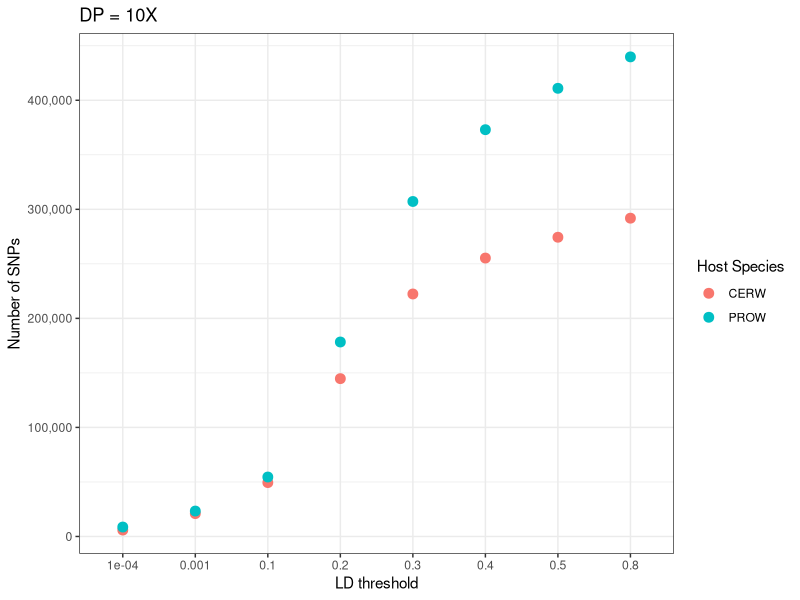
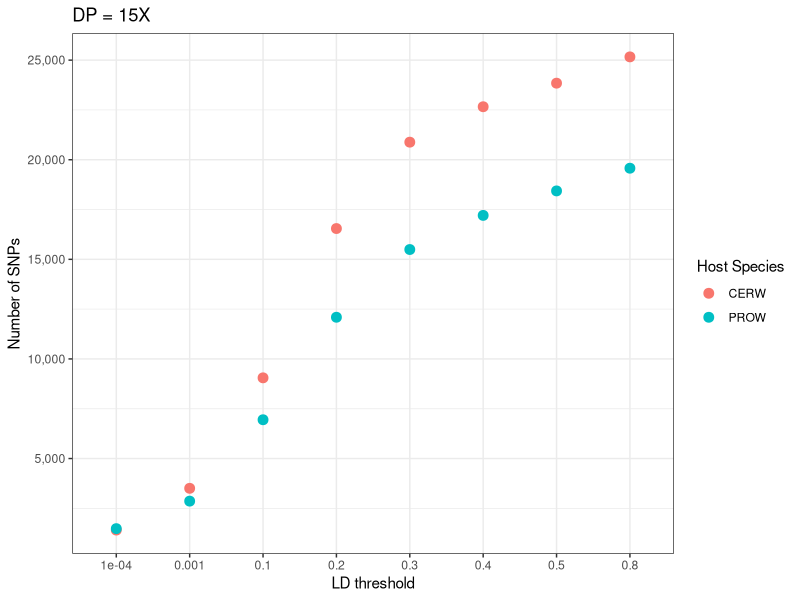

The R script that drew these images, in order:
#### Number of SNPs versus LD threshold ####

setwd("~/Desktop/Mites/Genomics/Projects/20210816_projects/20210816_snp/03_SNP_20220513")

#### LOAD LIBRARIES ####

library(ggplot2)
library(scales)

data <- read.csv("NumSNPs_LD.csv", header=TRUE)
data$LD_threshold <- as.factor(data$LD_threshold)
str(data)

data_10x<-subset(data, Depth =="10X")
levels(data_10x$Depth)
str(data_10x)
data_10x$Depth <- factor(data_10x$Depth) # factor it again to remove 15X
levels(data_10x$Depth)


data_15x<-subset(data, Depth =="15X")
levels(data_15x$Depth)
str(data_15x)
data_15x$Depth <- factor(data_15x$Depth) # factor it again to remove 15X
levels(data_15x$Depth)


ggplot(data_10x, aes(x = LD_threshold, y = Number_of_SNPs)) +
    geom_point(aes(col=Species), size = 3) +
    labs(color = "Host Species") +
    ylab("Number of SNPs") +
    xlab("LD threshold") +
    ggtitle("DP = 10X") +
    scale_y_continuous(labels = scales::comma) +
    theme_bw()


# A6, landscape



ggplot(data_15x, aes(x = LD_threshold, y = Number_of_SNPs)) +
    geom_point(aes(col=Species), size = 3) +
    labs(color = "Host Species") +
    ylab("Number of SNPs") +
    xlab("LD threshold") +
    ggtitle("DP = 15X") +
    scale_y_continuous(labels = scales::comma) +
    theme_bw()

#  A6, landscape

